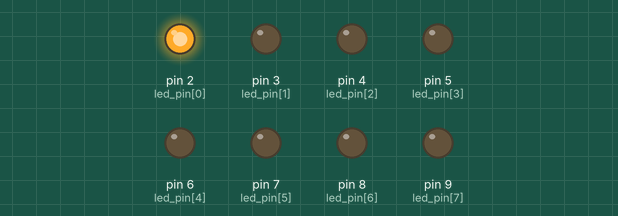
A sketch run on a simulated Arduino Uno, built with avr-gcc and run on an emulated ATmega328P. Parts: output pins drawn as LEDs (lit = HIGH).

Above: at 0.05 s.
At 0.45 s:
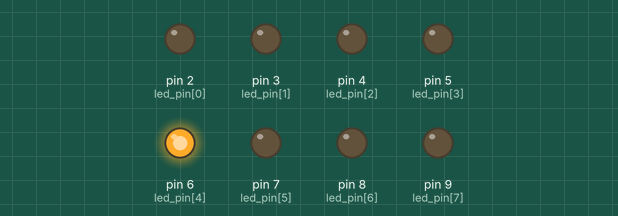
At 0.75 s:
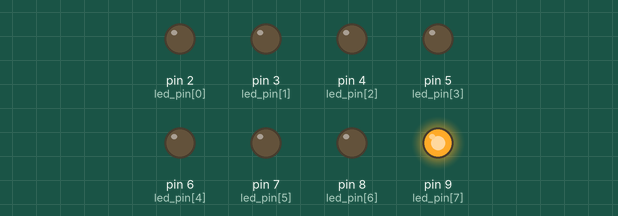
At 1.55 s:
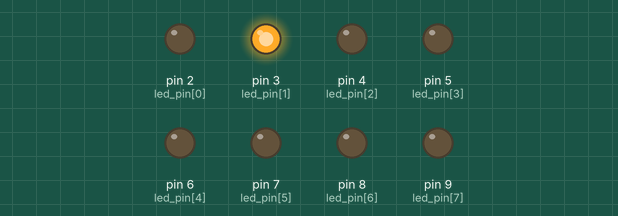
At 2.35 s:
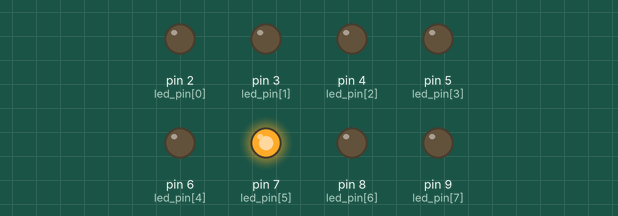
At 3.15 s:
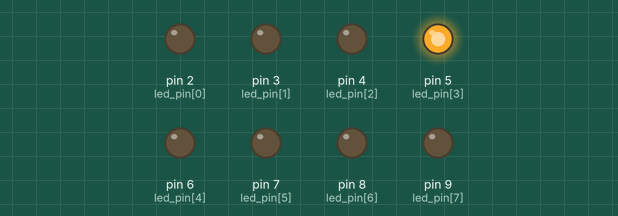
Timing chart, 0 to 3.5 s (numbered marks = the images above):
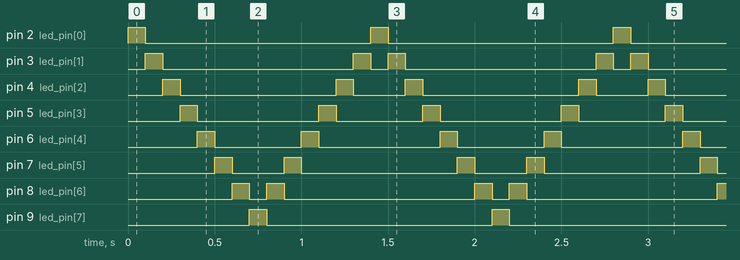

Measured:
- by itself, pin 2 (led_pin[0]), pin 9 (led_pin[7]): alternates HIGH for 0.10 s and LOW for 1.3 s
- by itself, pin 3 (led_pin[1]): repeats every 1.4 s: LOW 1.1 s, HIGH 0.10 s, LOW 0.10 s, HIGH 0.10 s
- by itself, pin 4 (led_pin[2]): repeats every 1.4 s: LOW 0.90 s, HIGH 0.10 s, LOW 0.30 s, HIGH 0.10 s
- by itself, pin 5 (led_pin[3]): repeats every 1.4 s: LOW 0.70 s, HIGH 0.10 s, LOW 0.50 s, HIGH 0.10 s
- by itself, pin 6 (led_pin[4]): repeats every 1.4 s: LOW 0.50 s, HIGH 0.10 s, LOW 0.70 s, HIGH 0.10 s
- by itself, pin 7 (led_pin[5]): repeats every 1.4 s: LOW 0.30 s, HIGH 0.10 s, LOW 0.90 s, HIGH 0.10 s
- by itself, pin 8 (led_pin[6]): repeats every 1.4 s: LOW 0.10 s, HIGH 0.10 s, LOW 1.1 s, HIGH 0.10 s

The sketch:

larson_scanner1.ino
```cpp
// AYUSH PANDEY
//22BIT0624

int led_pin[] = {2, 3, 4, 5, 6, 7, 8, 9};
int numLEDs = 8;
int delayTime = 100;

void setup() {
  for (int i = 0; i < numLEDs; i++) {
    pinMode(led_pin[i], OUTPUT);
  }
}

void loop() {
  for (int i = 0; i < numLEDs; i++) {
    digitalWrite(led_pin[i], HIGH);
    delay(delayTime);
    digitalWrite(led_pin[i], LOW);
  }

  for (int i = numLEDs - 2; i > 0; i--) {
    digitalWrite(led_pin[i], HIGH);
    delay(delayTime);
    digitalWrite(led_pin[i], LOW);
  }
}
```
